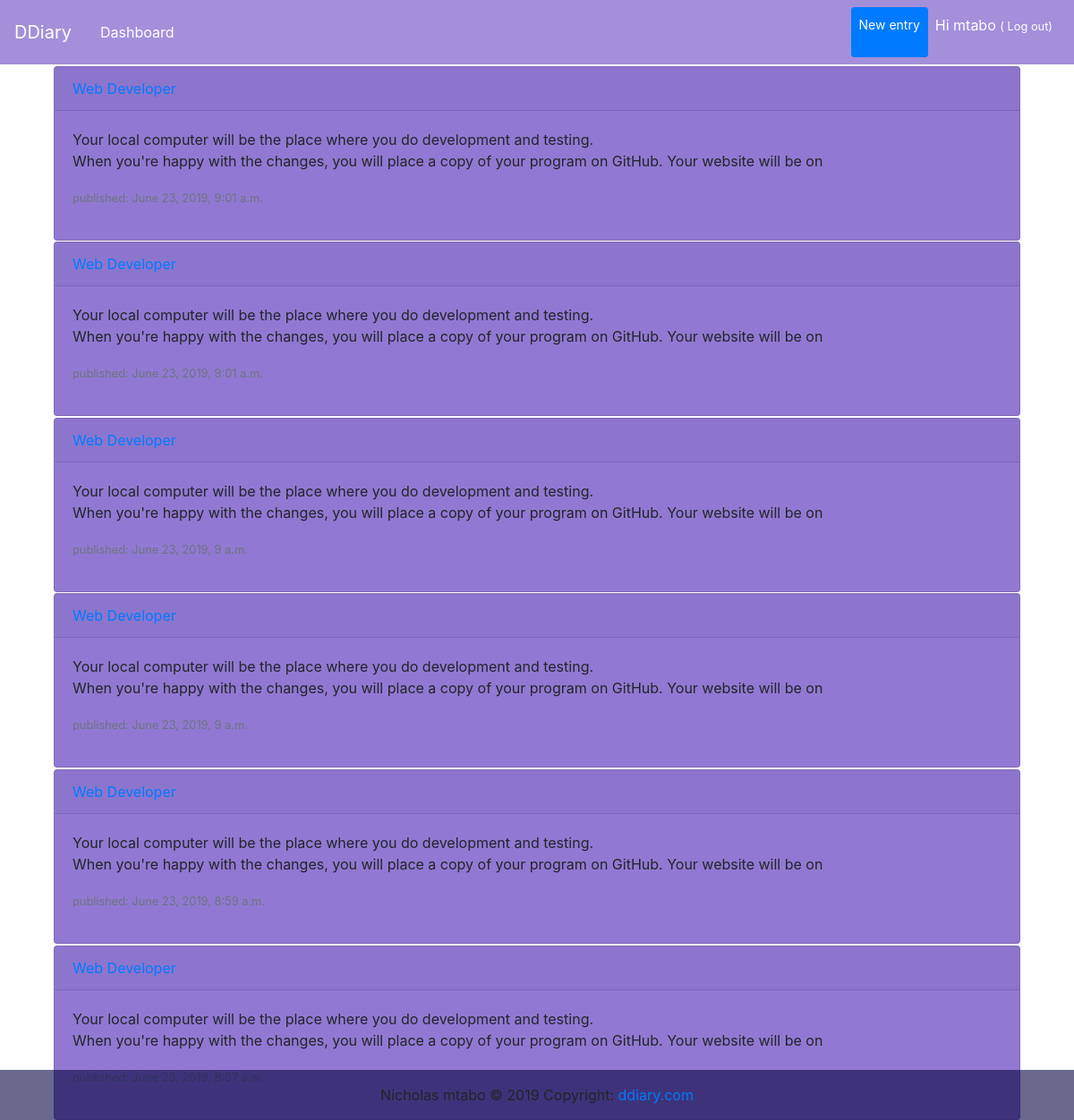
Page / (signed in) on the earlier database version.
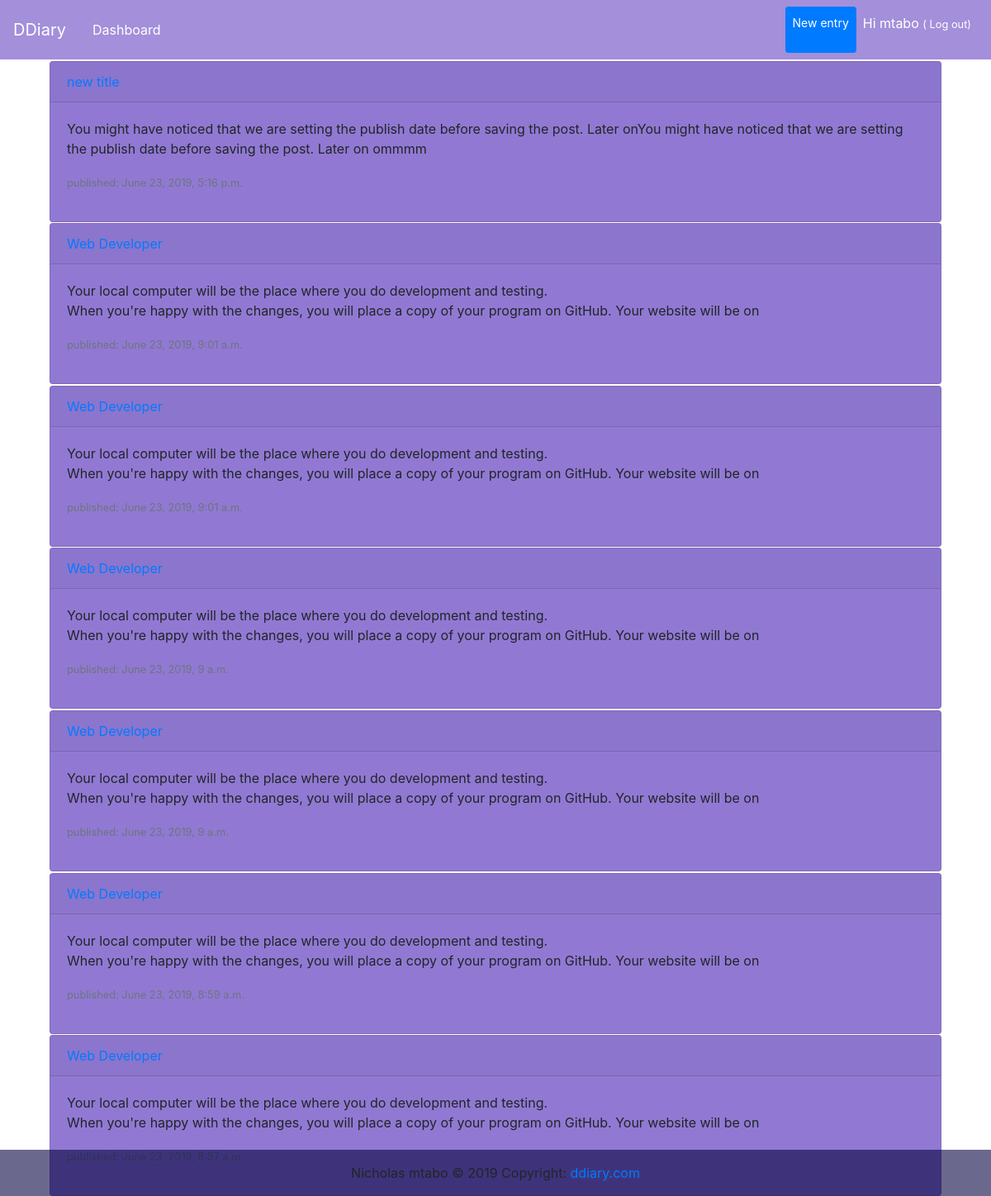
Same page on the later database version.
### entries/models.py (models this page shows, shortened)
class Entry(models.Model):
  author = models.ForeignKey(settings.AUTH_USER_MODEL, on_delete=models.CASCADE)
  title = models.CharField(max_length=200)
  text = models.TextField(max_length=700)
  created_date = models.DateTimeField(default=timezone.now)

### entries/views.py (the view)
# urls.py: path('', views.entry_list, name='entry_list'),
def entry_list(request):
  entries = Entry.objects.filter(author=request.user.id).order_by('-created_date') #filter(author=request.user.title)
  return render(request, 'entries/entry_list.html', {'entries': entries})

### entries/templates/entries/entry_list.html (shortened to what this page needs)
{% extends 'entries/base.html' %}
{% block content %}
{% if user.is_authenticated %}
  {% if entries %}
  {% for entry in entries %}
		<div class="card" style="margin-top: .1em; background-color: rgba(72, 32, 182, 0.6);">
			<div class="card-header">
				<span>
					<a href="{% url 'entry_detail' pk=entry.pk %}">{{ entry.title }}</a>
				</span>
			</div>
			<div class="card-body">
				<p>{{ entry.text | linebreaksbr }}</p>
		  	<p class="date"><small class="text-muted">
		    published: {{ entry.created_date }}
		    </small>
		  </p>
		</div>
		</div>
		{% endfor %}
		{% endif %}
		{% else %}
		<div class="jumbotron jumbotron" style="margin-top: 2em; position: relative; background-color:transparent !important;">
			<h2 class="my-4" >keep a private life</h2>
			<h3 class="lead">register to start</h3>
			<a href="{% url 'signup' %}" class="btn btn-primary btn-lg" role="button">register</a>
		</div>
{% endif %}
{% endblock%}

### entries/templates/entries/base.html (shortened to what this page needs)
{% load static %}
<!DOCTYPE html>
<html lang="en">
<head>
  <link rel="stylesheet" href="https://stackpath.bootstrapcdn.com/bootstrap/4.3.1/css/bootstrap.min.css">
  <link rel="stylesheet" href="{% static 'entries/style.css' %}">
  <link rel="stylesheet" href="{% static 'base.css' %}">
</head>
<body class="fluid">
  <nav class="navbar sticky-top navbar-expand-md navbar-light" style="background-color: rgba(72, 32, 182, 0.5); color: #fff;">
    <a class="navbar-brand" style="color: #fff;" href="/">DDiary</a>
    <a class="nav-item nav-link active" href="/" style="color: #fff;">
      Dashboard</a>
    <div class="collapse navbar-collapse justify-content-end" id="navbarNavAltMarkup">
      <div class="navbar-nav">
      	<a class="nav-item nav-link btn btn-primary btn-sm" href="{% url 'post_new' %}" class="top-menu" style="color: #fff;">
          New entry</a>
        {% if user.is_authenticated %}
        <p class="nav-item nav-link" style="color: #fff;">
          Hi {{ user.username }} <small>(<a href="{% url 'logout' %}" style="color: #fff;">
            Log out</a>)</small></p>
        {% else %}
        <a class="nav-item nav-link" href="{% url 'login' %}" class="top-menu" style="color: #fff;">login</a>
        <a class="nav-item nav-link" href="{% url 'signup' %}" class="top-menu" style="color: #fff;">signup</a>
        {% endif %}
      </div>
    </div>
  </nav>
  <div class="content container">
    <div class="col-sm-12">
      {% block content %}
      {% endblock %}
    </div>
  </div>
  <footer class="page-footer font-small blue" style='background:rgba(8, 6, 66, .6); bottom: 0; position: absolute; width: 100%'>
    <div class="footer-copyright text-center py-3">Nicholas mtabo © 2019 Copyright:
      <a href="/"> ddiary.com</a>
    </div>
  </footer>
</body>
</html>

Differences in the rows shown:
added Entry: title "new title", text "You might have noticed that we are setting the publish date before saving the post. Later onYou might have noticed that we are setting the publish date before saving the post. Later on ommmm", created_date "June 23, 2019, 5:16 p.m."
